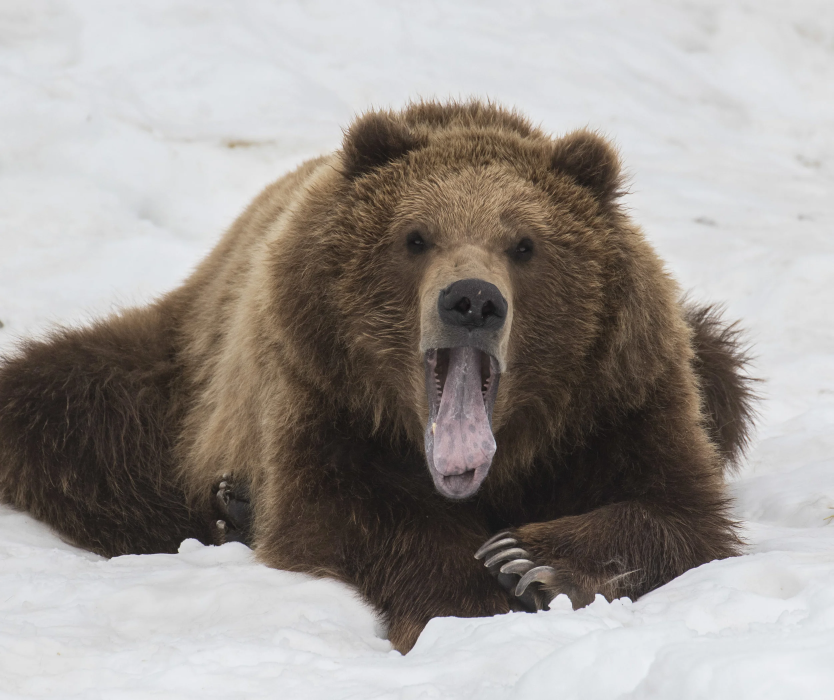
#> input picture lab3/000002.jpg, 2500 x 2100 px (shown at 1/3 size)
$ python main.py 000002.jpg 000002.jpg out.png
#> lines starting #> are read from the running program, lines starting #| are printed output that depends on the picture
### lab3/io_utils.py
from pathlib import Path
from typing import Tuple

import cv2
import numpy as np


def read_image(path: str | Path) -> np.ndarray:
    """Чтение изображение из файла как ndarray."""
#> called with path = '000002.jpg'
    p = Path(path)
    if not p.is_file() or not p.exists():
        raise Exception(f"Файл не найден: {p}")
    img = cv2.imread(str(p), cv2.IMREAD_COLOR)
#> img is the input picture: shape (2100, 2500, 3); mean B, G, R 147.2, 151.2, 156.6
    if img is None:
        raise Exception(f"Пустое изображение: {p}")
    return img


def save_image(path: str | Path, image: np.ndarray) -> None:
    """Сохранение изображения."""
    p = Path(path)
    p.parent.mkdir(parents=True, exist_ok=True)
    if not cv2.imwrite(str(p), image):
        raise IOError(f"Не удалось сохранить изображение: {p}")


def image_size(image: np.ndarray) -> Tuple[int, int]:
    """Размеры изображения."""
    h, w = image.shape[:2]
#> h = 2100; w = 2500
    return w, h

### lab3/plotting.py
import cv2
import matplotlib.pyplot as plt
import numpy as np

from io_utils import image_size


def bgr_to_rgb(img_bgr: np.ndarray) -> np.ndarray:
    """Преобразование BGR (стандарт openCV) в RGB."""
    return cv2.cvtColor(img_bgr, cv2.COLOR_BGR2RGB)


def print_sizes(img1: np.ndarray, img2: np.ndarray) -> None:
    """Печать размеров двух изображений."""
    w1, h1 = image_size(img1)
#> w1 = 2500; h1 = 2100
    w2, h2 = image_size(img2)
#> w2 = 2500; h2 = 2100
    print(f"Image1: width={w1}, height={h1}")
#| Image1: width=2500, height=2100
    print(f"Image2: width={w2}, height={h2}")
#| Image2: width=2500, height=2100


def display_images(
    img1_bgr: np.ndarray,
    img2_bgr: np.ndarray,
    result_bgr: np.ndarray,
) -> None:
    """Вывод исходных изображений и результата."""
    images = [bgr_to_rgb(img1_bgr),bgr_to_rgb(img2_bgr),bgr_to_rgb(result_bgr)]
    titles = ["Image 1 (bottom)","Image 2 (top)","Result (overlayed images)"]
    fig, axs = plt.subplots(1, len(images), figsize=(12, 4))
    for i in range (3):
        ax = axs[i]
        ax.imshow(images[i])
        ax.set_title(titles[i])
        ax.axis('off')
    plt.tight_layout()
    plt.show()
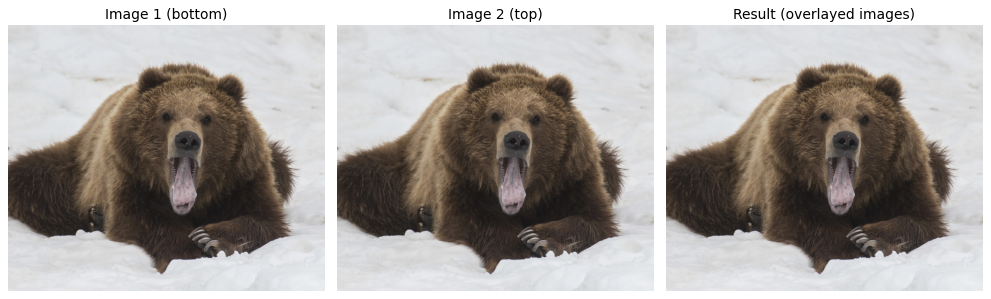
#> figure drawn by matplotlib, 3 panels

### lab3/overlay.py
import cv2
import numpy as np


# [4 lines left out: function resize, not called in this run]


def overlay(bottom: np.ndarray, top: np.ndarray, alpha: float,
) -> np.ndarray:
    """Наложение top на bottom с прозрачностю alpha."""
    if not (0.0 <= alpha <= 1.0):
        raise ValueError("alpha должен быть в диапазоне[0, 1].")

    if bottom.shape[:2] != top.shape[:2]:
        top = resize(bottom, top)

    return cv2.addWeighted(bottom, 1.0 - alpha, top, alpha, 0.0)

### lab3/main.py
import argparse

from overlay import overlay
from io_utils import read_image, save_image
from plotting import print_sizes, display_images

def parse_args() -> argparse.Namespace:
    """Парсинг аргументов командной строки."""
    parser = argparse.ArgumentParser(
        description="Наложение одного изображения на другое.",
    )
    parser.add_argument(
        "img1",
        type=str,
        help="Путь к нижнему изображению",
    )
    parser.add_argument(
        "img2",
        type=str,
        help="Путь к верхнему изображению",
    )
    parser.add_argument(
        "out",
        type=str,
        help="Путь для сохранения результата",
    )
    parser.add_argument(
        "--alpha",
        type=float,
        default=0.5,
        help="Прозрачность верхнего изображения, по умолчанию 0.5",
    )
    return parser.parse_args()

def main() -> None:
    """Основная логика программы."""
    args = parse_args()
    try:
        img1 = read_image(args.img1)
        img2 = read_image(args.img2)
        print_sizes(img1, img2)

        result = overlay(img1, img2, alpha=args.alpha)

        display_images(img1, img2, result)
        save_image(args.out, result)
        print(f"Результат: {args.out}")
    except ValueError as exc:
        print(f"[Неверные параметры] {exc}")
    except Exception as exc:
        print(f"[Ошибка] {exc}")


if __name__ == "__main__":
    main()
